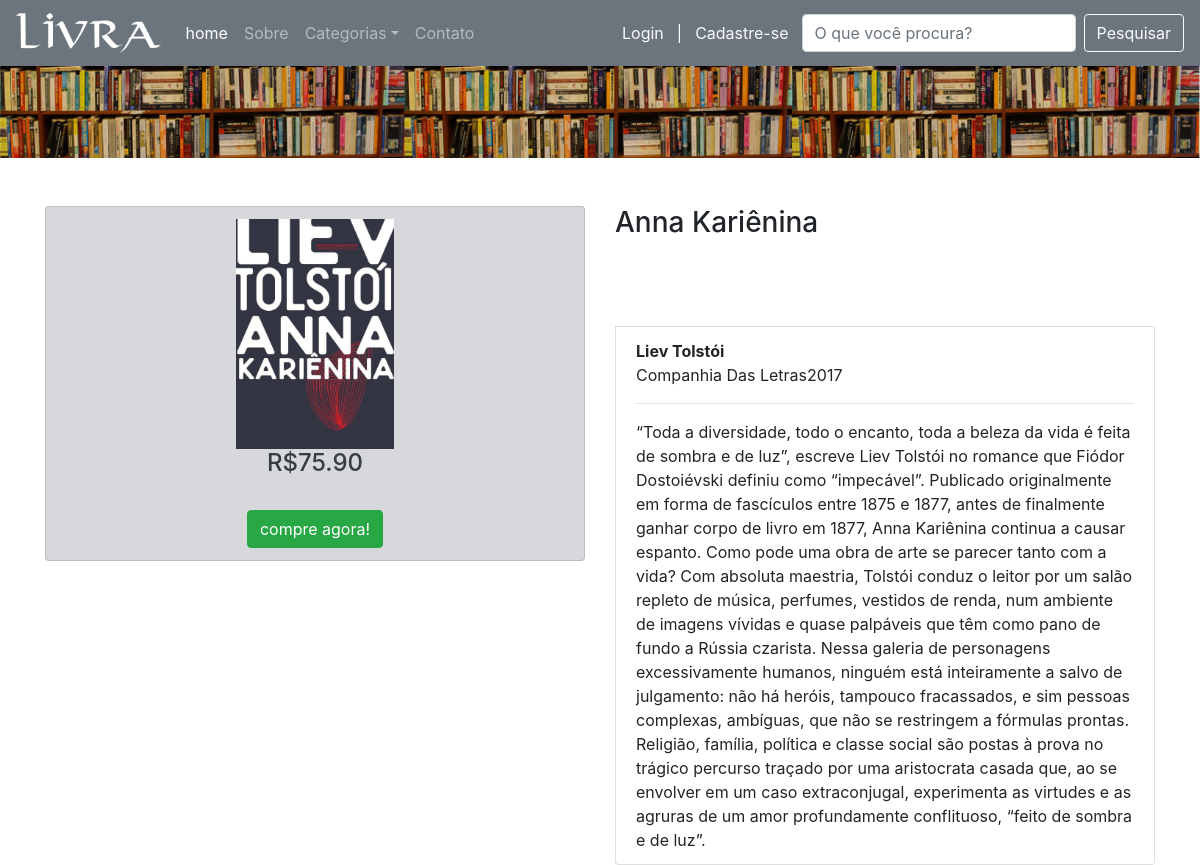
Page /produto.php?id=1 on the committed database.
### tables this page shows
CREATE TABLE `livros` (
  `id` int(10) NOT NULL,
  `titulo` varchar(255) NOT NULL,
  `autor` varchar(255) NOT NULL,
  `ano` int(4) NOT NULL,
  `editora` varchar(255) NOT NULL,
  `genero` varchar(255) NOT NULL,
  `preco` decimal(5,2) NOT NULL,
  `desconto` decimal(5,2) NOT NULL,
  `foto` varchar(255) NOT NULL,
  `descricao` varchar(2000) NOT NULL,
  `estoque` int(3) NOT NULL,
  `isbn` varchar(13) NOT NULL
);

### produto.php (the view, shortened to what this page needs)
<!doctype html>
<html>
    <head>
        <link rel="stylesheet" href="https://maxcdn.bootstrapcdn.com/bootstrap/4.1.3/css/bootstrap.min.css">
        <link rel="stylesheet" href="estilo.css">
    </head>
<body>
        <header class="container_fluid">
            <?php include 'navbar.php'?>
        </header>
<div class="container-fluid">
        <img src="imagens/tema-livraria-2600.jpg" width="100%" alt="estante virtual cheia de livros" class="ml-0">
</div>
    <section class="container">
        <div class="row">
                    <?php
                    $id = $_GET['id'];
                    require_once 'conexao.php';
                    $sql = "SELECT * FROM livros WHERE id={$id}";
                    $result = mysqli_query($conn, $sql);
                    if (mysqli_num_rows($result) > 0) {
                        while ($row = mysqli_fetch_assoc($result)) {
                    ?>
                    <div class="col-md-6 mt-5 align-self-xl-stretch">
                        <section class="list-group align-self-xl-strech min-height">
                                  <span class="list-group-item list-group-item-secondary text-center"><img src="imagens/<?php echo $row['foto']; ?>" height="230"/>
                                        <span class="mt-2"><h4>R$<?php echo $row['preco']; ?></h4></span> <br/>
                                      <form method="get" action="produto.php?<?php echo $row['id']; ?>">
                                        <span class="mt-3"><button type="submit" class="btn btn-success">compre agora!</button></span>
                                      </form>
                                </span>
                        </section>
                    </div>
                    <div class="col-md-6 mt-5 align-self-xl-stretch">
                            <h3 class="min-height-titulos titulos-overflow"><?php echo $row['titulo']; ?></h3></span>
                                  <span class="list-group-item">
                                        <strong><?php echo $row['autor']; ?></strong><br>
                                        <span><?php echo $row['editora']. $row['ano']; ?></span>
                                        <span style="width: 90%, height: 1px, background-color: #ddd;"></span> <br/>
                                      <hr>
                                      <span><?php echo $row['descricao']; ?></span>
                    </div>
                    <?php
                        }
                    }
                    else {
                        echo "0 resultado";
                    }
                    ?>
            </div>
        </section>
    </body>
</html>

### estilo.css (style rules this page uses)
.container-fluid { width: 100%; padding-right: 0px; padding-left: 0px; margin-right: auto; margin-left: auto; }
.min-height-titulos { min-height: 4em; }
.min-height { min-height: 50%; }
.titulos-overflow { white-space: nowrap; overflow: hidden; text-overflow: ellipsis; }

### rows in the picture
livros: preco "75.90", titulo "Anna Kariênina", autor "Liev Tolstói", editora "Companhia Das Letras", ano "2017", descricao "“Toda a diversidade, todo o encanto, toda a beleza da vida é feita de sombra e de luz”, escreve Liev Tolstói no romance que Fiódor Dostoiévski definiu como “impecável”. Publicado originalmente em forma de fascículos entre 1875 e 1877, antes de finalmente ganhar corpo de livro em 1877, Anna Kariênina continua a causar espanto. Como pode uma obra de arte se parecer tanto com a vida? Com absoluta maestria, Tolstói conduz o leitor por um salão repleto de música, perfumes, vestidos de renda, num ambiente de imagens vívidas e quase palpáveis que têm como pano de fundo a Rússia czarista. Nessa galeria de personagens excessivamente humanos, ninguém está inteiramente a salvo de julgamento: não há…"
